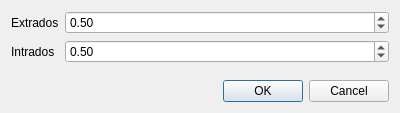
<?xml version="1.0" encoding="UTF-8"?>
<ui version="4.0">
 <class>TruncatePiecesParametersDialog</class>
 <widget class="QDialog" name="TruncatePiecesParametersDialog">
  <property name="windowModality">
   <enum>Qt::ApplicationModal</enum>
  </property>
  <property name="geometry">
   <rect>
    <x>0</x>
    <y>0</y>
    <width>400</width>
    <height>113</height>
   </rect>
  </property>
  <property name="minimumSize">
   <size>
    <width>400</width>
    <height>113</height>
   </size>
  </property>
  <property name="windowTitle">
   <string>Truncate Pieces Parameters</string>
  </property>
  <layout class="QGridLayout" name="gridLayout">
   <item row="0" column="0">
    <layout class="QFormLayout" name="formLayout">
     <item row="0" column="0">
      <widget class="QLabel" name="extradosLabel">
       <property name="text">
        <string>Extrados</string>
       </property>
      </widget>
     </item>
     <item row="0" column="1">
      <widget class="QDoubleSpinBox" name="extradosDoubleSpinBox">
       <property name="maximum">
        <double>1.000000000000000</double>
       </property>
       <property name="singleStep">
        <double>0.010000000000000</double>
       </property>
       <property name="value">
        <double>0.500000000000000</double>
       </property>
      </widget>
     </item>
     <item row="1" column="0">
      <widget class="QLabel" name="intradosLabel">
       <property name="text">
        <string>Intrados</string>
       </property>
      </widget>
     </item>
     <item row="1" column="1">
      <widget class="QDoubleSpinBox" name="intradosDoubleSpinBox">
       <property name="maximum">
        <double>1.000000000000000</double>
       </property>
       <property name="singleStep">
        <double>0.010000000000000</double>
       </property>
       <property name="value">
        <double>0.500000000000000</double>
       </property>
      </widget>
     </item>
    </layout>
   </item>
   <item row="1" column="0">
    <widget class="QDialogButtonBox" name="buttonBox">
     <property name="orientation">
      <enum>Qt::Horizontal</enum>
     </property>
     <property name="standardButtons">
      <set>QDialogButtonBox::Cancel|QDialogButtonBox::Ok</set>
     </property>
    </widget>
   </item>
  </layout>
 </widget>
 <resources/>
 <connections>
  <connection>
   <sender>buttonBox</sender>
   <signal>accepted()</signal>
   <receiver>TruncatePiecesParametersDialog</receiver>
   <slot>accept()</slot>
   <hints>
    <hint type="sourcelabel">
     <x>248</x>
     <y>254</y>
    </hint>
    <hint type="destinationlabel">
     <x>157</x>
     <y>274</y>
    </hint>
   </hints>
  </connection>
  <connection>
   <sender>buttonBox</sender>
   <signal>rejected()</signal>
   <receiver>TruncatePiecesParametersDialog</receiver>
   <slot>reject()</slot>
   <hints>
    <hint type="sourcelabel">
     <x>316</x>
     <y>260</y>
    </hint>
    <hint type="destinationlabel">
     <x>286</x>
     <y>274</y>
    </hint>
   </hints>
  </connection>
 </connections>
</ui>
